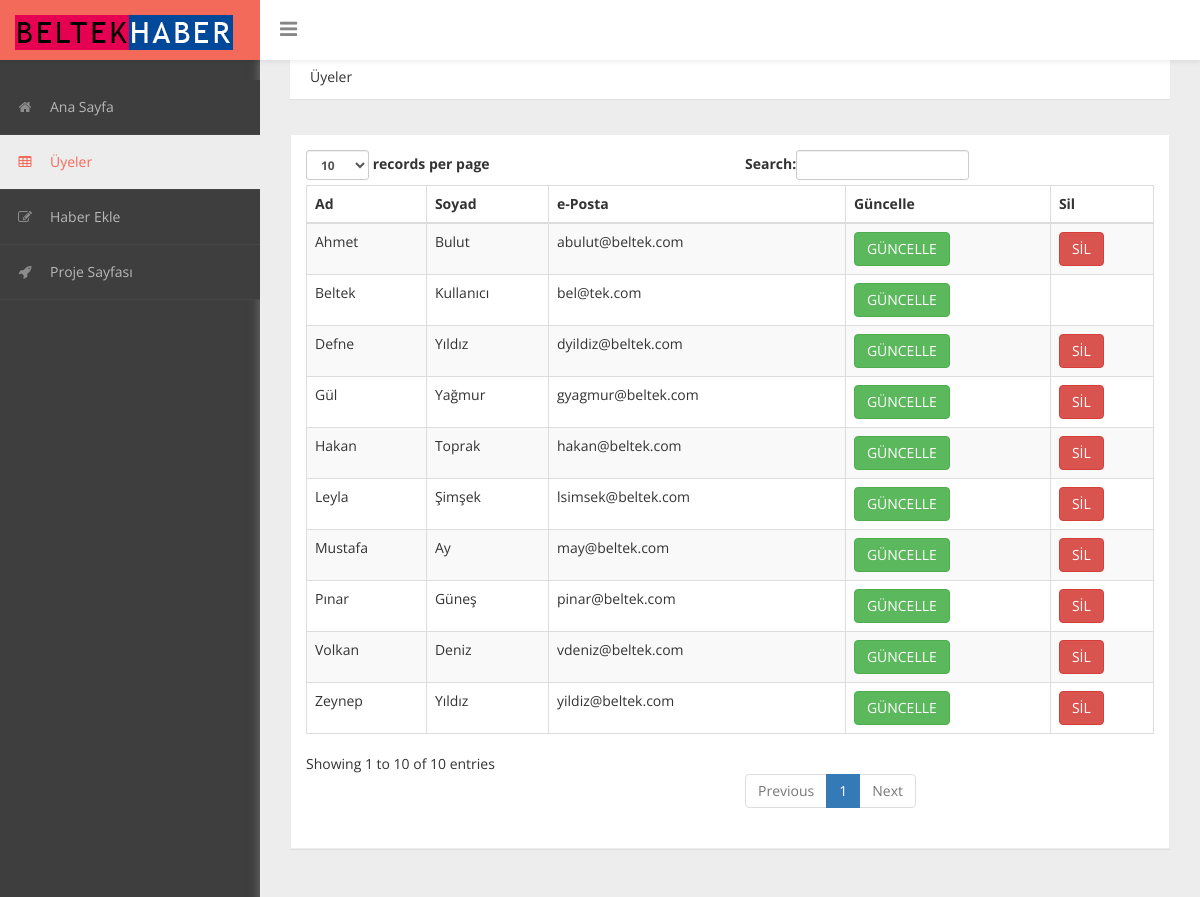
Screenshot of /admin/index.php?sayfa=uyeler (signed in) with the database file from the repository.
### tables this page shows
CREATE TABLE `kullanicilar` (
  `id` int(4) NOT NULL,
  `ad` varchar(40) NOT NULL,
  `soyad` varchar(40) NOT NULL,
  `eposta` varchar(40) NOT NULL,
  `sifre` varchar(32) NOT NULL,
  `yetki` int(11) NOT NULL
);

### admin/uyeler.php (the view)
<div class="header">
	<ol class="breadcrumb">
	Üyeler
	</ol>
</div>
<div id="page-inner">
            <div class="row">
                <div class="col-md-12">
                    <div class="panel panel-default">
                        <div class="panel-body">
                            <div class="table-responsive">
                                <table class="table table-striped table-bordered table-hover" id="dataTables-example">
                                    <thead>
                                        <tr>
                                            <th>Ad</th>
                                            <th>Soyad</th>
                                            <th>e-Posta</th>
                                            <th>Güncelle</th>
                                            <th>Sil</th>
                                        </tr>
                                    </thead>
                                    <tbody>
										<?php
										$sorgu = "SELECT * FROM kullanicilar";
										$uyeler = mysqli_query($baglanti, $sorgu);
										while($uye = mysqli_fetch_array($uyeler)){
											echo '<tr>';
												echo '<td>'.$uye["ad"].'</td>';
												echo '<td>'.$uye["soyad"].'</td>';
												echo '<td>'.$uye["eposta"].'</td>';
												echo '<td><a class="btn btn-success" href="?sayfa=uye-guncelle&id='.$uye["id"].'">GÜNCELLE</a></td>';
												echo '<td>';
											if($uye["yetki"]==0){
											echo '<a class="btn btn-danger" href="?sayfa=uye-sil&id='.$uye["id"].'">SİL</a>';
											}
												echo '</td>';
											echo '</tr>';
										}
										?>
                                    </tbody>
                                </table>
                            </div>
                        </div>
                    </div>
                </div>
            </div>
        </div>

### admin/assets/css/custom-styles.css (style rules this page uses)
body { font-family: 'Open Sans', sans-serif; background: #3E3E3E; }
#page-inner { width:100%; margin:10px 20px 10px 0px; background-color:transparent; padding: 15px 30px; min-height:1200px; }
.panel { border-radius:0px; }
.breadcrumb { padding: 12px 10px 12px 20px; margin-bottom: 20px; list-style: none; border-radius: 0; -webkit-box-shadow: 0 1px 1px rgba(0,0,0,.05); box-shadow: 0 1px 1px rgba(0,0,0,.05);background: #fff; }
.panel-default { border-color: #ECECEC; }
.header { margin: 0 30px; }

### rows the page displays
kullanicilar: ad "Beltek", soyad "Kullanıcı", eposta "bel@tek.com"
kullanicilar: ad "Zeynep", soyad "Yıldız", eposta "yildiz@beltek.com"
kullanicilar: ad "Hakan", soyad "Toprak", eposta "hakan@beltek.com"
kullanicilar: ad "Pınar", soyad "Güneş", eposta "pinar@beltek.com"
kullanicilar: ad "Volkan", soyad "Deniz", eposta "vdeniz@beltek.com"
kullanicilar: ad "Defne", soyad "Yıldız", eposta "dyildiz@beltek.com"
kullanicilar: ad "Mustafa", soyad "Ay", eposta "may@beltek.com"
kullanicilar: ad "Gül", soyad "Yağmur", eposta "gyagmur@beltek.com"
kullanicilar: ad "Ahmet", soyad "Bulut", eposta "abulut@beltek.com"
kullanicilar: ad "Leyla", soyad "Şimşek", eposta "lsimsek@beltek.com"
